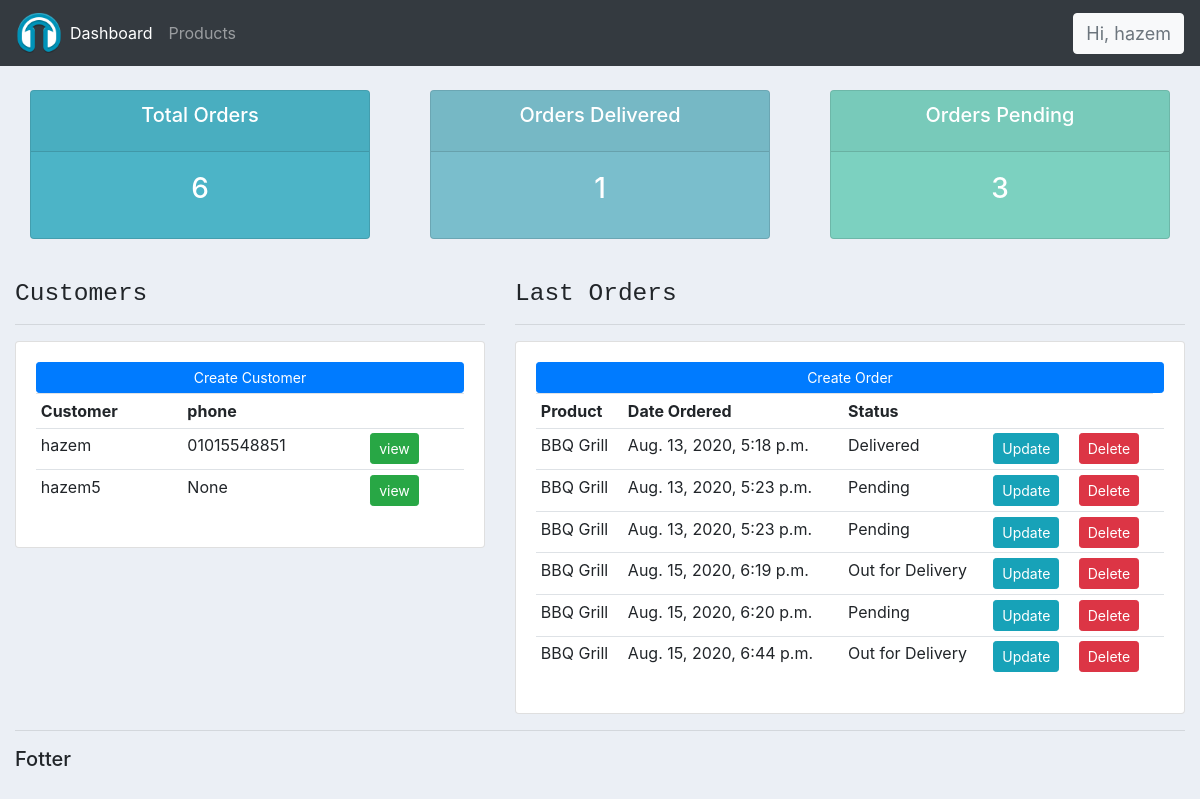
Page / (signed in) on the earlier database version.
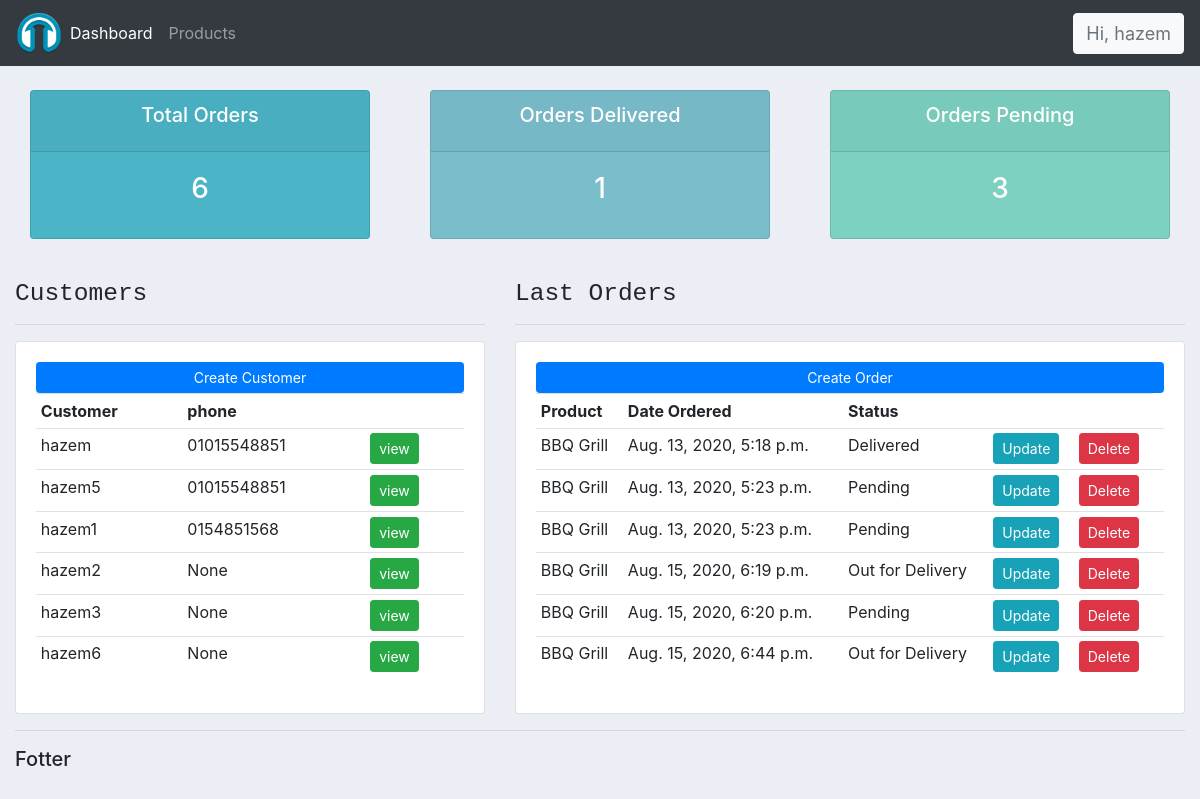
Same page on the later database version.
### accountss/models.py (models this page shows, shortened)
class Customer(models.Model):
    user  = models.OneToOneField(User, null=True, blank=True, on_delete=models.CASCADE) #whenever the user is deleted delete that relation to this customer
    name  = models.CharField(max_length=200, null=True)
    phone = models.CharField(max_length=200, null=True)
    email = models.CharField(max_length=200, null=True)
    profile_pic = models.ImageField(upload_to=get_encoded_file_name,default="c188345d-a2ef-4b25-9d8a-ac9137926485-default_profile_pic.svg", null=True, blank=True)
    date_created = models.DateTimeField(auto_now_add=True, null=True)
    def __str__(self):
        return self.name

class Order(models.Model):
    STATUS = (
        ('Pending','Pending'),
        ('Out for Delivery','Out for Delivery'),
        ('Delivered','Delivered'),
    )
    customer = models.ForeignKey(Customer, null=True, on_delete=models.SET_NULL)
    product  = models.ForeignKey(Product, null=True, on_delete=models.SET_NULL)
    date_created = models.DateTimeField(auto_now_add=True, null=True)
    status = models.CharField(max_length=200, null=True, choices=STATUS)
    note = models.CharField(max_length=1000, null=True)

class Product(models.Model):
    CATEGORY = (
        ('Indoor','Indoor'),
        ('Out Door','Out Door'),
    )
    name         = models.CharField(max_length=200, null=True)
    price        = models.FloatField(null=True)
    category     = models.CharField(max_length=200, null=True, choices=CATEGORY)
    description  = models.CharField(max_length=200, null=True, blank=True)
    date_created = models.DateTimeField(auto_now_add=True, null=True)
    tags = models.ManyToManyField(Tag)
    def __str__(self):
        return self.name

### accountss/decorators.py (the view)
    def wrapper_func(request, *args, **kwargs):
        group = None
        if request.user.groups.exists():
            group = request.user.groups.all()[0].name
        if group == 'admin':
            return view_func(request, *args, **kwargs)
        elif group == 'customers':
            return redirect('user-page')
        else:
            return HttpResponse('<h1><p>Not Authorized you need to define a Group</p></h1>')

### accountss/views.py (called while the page is built)
@login_required(login_url='loginPage')
@admin_only
def home(request):
    orders = Order.objects.all()
    customers = Customer.objects.all()
    total_customers = customers.count()
    total_orders = orders.count()
    delivered = orders.filter(status= 'Delivered').count()
    pending = orders.filter(status= 'Pending').count()
    context = {'customers':customers, 'orders':orders, 'total_orders':total_orders, 'delivered':delivered, 'pending':pending}
    return render(request, 'accountss/Dashboard.html',context)

### accountss/templates/accountss/Dashboard.html
{% extends 'accountss/main.html'%}
{% block content%}
{% include 'accountss/status.html'%}
<br>
<div class="row">
    <div class="col-md-5">
        <h3><pre>Customers</pre></h3>
        <hr>
        <div class="card card-body">
            <a class="btn btn-primary btn-sm btn-block" href="">Create Customer</a>
            <table class="table table-sm">
                <tr>
                    <th>Customer</th>
                    <th>phone</th>
                    <th></th>
                </tr>
                {% for customer in customers %}
                    <tr>
                        <td>{{ customer.name }}</td>
                        <td>{{ customer.phone }}</td>
                        <td><a class="btn btn-sm btn-success" href="{% url 'customer' customer.id %}">view</a></td>
                    </tr>
                {% endfor %}
            </table>
        </div>
    </div>
    <div class="col-md-7">
        <h3><pre>Last Orders</pre></h3>
        <hr>
        <div class="card card-body">
            <a class="btn btn-primary btn-sm btn-block" href="{% url 'create_order' %}">Create Order</a>
            <table class="table table-sm">
                <tr>
                    <th>Product</th>
                    <th>Date Ordered</th>
                    <th>Status</th>
                    <th></th>
                    <th></th>
                </tr>
                {% for order in orders %}
                    <tr>
                        <td>{{ order.product }}</td>
                        <td>{{ order.date_created }}</td>
                        <td>{{ order.status }}</td>
                        <td><a class="btn btn-sm btn-info" href="{% url 'update_order' order.id %}">Update</a></td>
                        <td><a class="btn btn-sm btn-danger" href="{% url 'delete_order' order.id %}">Delete</a><td>
                    </tr>
                {% endfor %}
            </table>
        </div>
    </div>
</div>
{% endblock %}

### accountss/templates/accountss/main.html (shortened to what this page needs)
{% load static %}
<!DOCTYPE html>
<html>
    <head>
        <link rel="stylesheet" href="https://stackpath.bootstrapcdn.com/bootstrap/4.3.1/css/bootstrap.min.css">
        <link rel="stylesheet" type="text/css" href="{% static '/css/main.css' %}">
        <link rel="stylesheet" type="text/css" href="{% static '/css/navbar.css' %}" >
    </head>
    <body>
        {% include 'accountss/navbar.html'%}
        <div class="mw-100 container" >
        {% block content %}
        {% endblock %}
        <hr>
        <h5>Fotter</h5>
    </div>
    </body>
</html>

### accountss/templates/accountss/navbar.html (shortened to what this page needs)
{% load static %}
<nav class="navbar navbar-expand-lg navbar-dark bg-dark ">
  <img class="nav-small-hazem" src="{% static 'images/logo.png' %}">
    <div class="collapse navbar-collapse" id="navbarNavAltMarkup">
      <div class="navbar-nav">
        {% if request.user.is_staff %}
        <a class="nav-item nav-link active" href="{% url 'home' %}">Dashboard</a>
        <a class="nav-item nav-link" href="{% url 'products'%}">Products</a>
        {% else%}
          <li class="nav-item" >
            <a class="nav-link" href="{% url 'account' %}">Settings</a>
          </li>
        {% endif %}
      </div>
    </div>
    <span class="text-muted float-right hz  btn btn-light"  data-toggle="collapse" data-target="#logoutbutton" style="font-size: 18px;">Hi, {{request.user.customer}}  </span>
  </nav>

### accountss/templates/accountss/status.html
<br>
<div class="row " >
    <div class="col">
        <div class="col-md">
            <div class="card text-center text-white mb-3" id="total-orders">
                <div class="card-header">
                    <h5 class="card-title">Total Orders</h5>
                </div>
                <div class="card-body">
                    <h3 class="card-title">
                        {{ total_orders }}
                    </h3>
                </div>
            </div>
        </div>
    </div>
    <div class="col">
        <div class="col-md">
            <div class="card text-center text-white mb-3" id="orders-delivered">
                <div class="card-header">
                    <h5 class="card-title">Orders Delivered</h5>
                </div>
                <div class="card-body">
                    <h3 class="card-title">
                        {{ delivered }}
                    </h3>
                </div>
            </div>
        </div>
    </div>
    <div class="col">
        <div class="col-md">
            <div class="card text-center text-white mb-3" id="orders-pending">
                <div class="card-header">
                    <h5 class="card-title">Orders Pending</h5>
                </div>
                <div class="card-body">
                    <h3 class="card-title">
                        {{ pending }}
                    </h3>
                </div>
            </div>
        </div>
    </div>
</div>

### static/css/main.css (style rules this page uses)
body { background-color: #ebeff5; }
#total-orders { background-color: #4cb4c7; }
#orders-delivered { background-color: #7abecc; }
#orders-pending { background-color: #7CD1C0; }

### static/css/navbar.css (style rules this page uses)
.nav-small-hazem { float: left; padding: 2px 0px; font-size: 19px; line-height: 24px; height: 50px; max-width: 50px; display: table; }

### accountss/templates/accountss/navbar.html (style rules this page uses)
@media (min-width: 992px) { .hz { display: inline; } }

Differences in the rows shown:
changed Customer "hazem5": phone "None" → "01015548851"
added Customer: name "hazem1", phone "0154851568"
added Customer: name "hazem2", phone "None"
added Customer: name "hazem3", phone "None"
added Customer: name "hazem6", phone "None"
